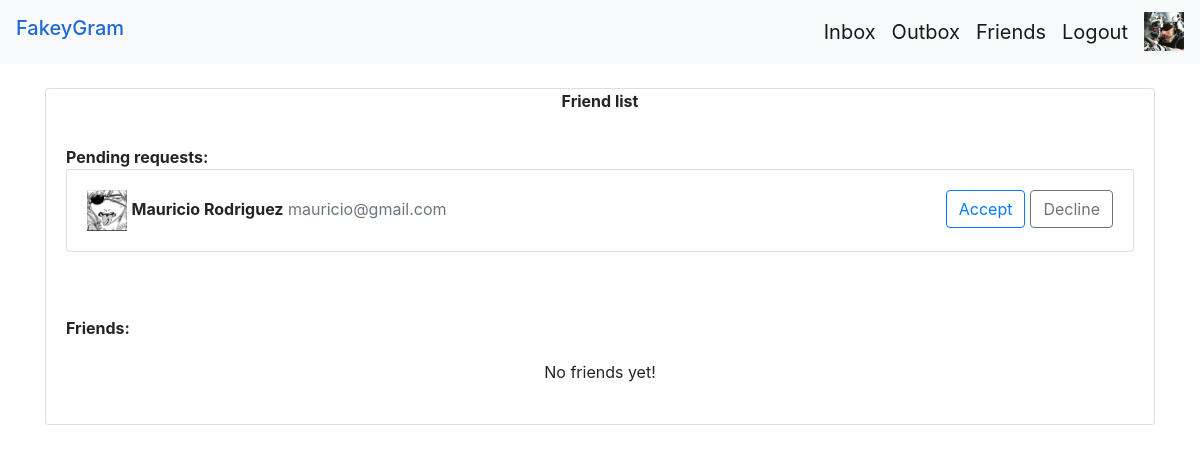
Screenshot of /friends.php (signed in) with the database file from the repository.
### tables this page shows
CREATE TABLE `users` (
  `id` int(100) NOT NULL,
  `email` varchar(255) NOT NULL,
  `name` varchar(255) NOT NULL,
  `password` varchar(255) NOT NULL,
  `pfp` varchar(255) DEFAULT 'default.png',
  `status` varchar(255) DEFAULT 'NOT SET',
  `age` varchar(255) DEFAULT 'NOT SET'
);

CREATE TABLE `friendship` (
  `fromWho` varchar(255) NOT NULL,
  `toWho` varchar(255) NOT NULL,
  `fStatus` varchar(1) NOT NULL DEFAULT 'N'
);

### friends.php (the view, shortened to what this page needs)
<?php
    include('scripts/db.php');
    if(isset($_SESSION['email'])) {
        $email = $_SESSION['email'];
    } else {
      header('Location: ./index.php?message=Please login first');
    }
?>
<!DOCTYPE html>
<html>
    <head>
        <link rel="stylesheet" href="extra/css/snackbar.css">
        <link rel="stylesheet" href="https://stackpath.bootstrapcdn.com/bootstrap/4.5.2/css/bootstrap.min.css">
    </head>
    <body onLoad = "myFunction()">
        <nav class="navbar navbar-expand-lg navbar-light bg-light">
  <h4 style="color :#1e69d4;" class="navbar-brand">FakeyGram</h4>
  <div class="collapse navbar-collapse" id="navbarSupportedContent">
    <ul class="navbar-nav ml-auto">
      <li class="nav-item active">
        <a class="navbar-brand" href="./chats.php">Inbox </a>
      </li>
      <li class="nav-item active">
        <a class="navbar-brand" href="./outbox.php">Outbox </a>
      </li>
      <li class="nav-item active">
        <a class="navbar-brand" href="./friends.php">Friends</a>
      </li>
      <li class="nav-item">
        <a class="navbar-brand" href="./logout.php">Logout</a>
      </li>
      <?php
        $getUser = "SELECT * FROM users WHERE email = '$email'";
        $getUserStatus = mysqli_query($conn,$getUser) or die(mysqli_error($conn));
        $getUserRow = mysqli_fetch_assoc($getUserStatus);
      ?>
      <li class = "nav-item">
        <a href="profile.php?user=<?=$email?>">
          <img src="./pfp/<?=$getUserRow['pfp']?>" alt="Profile image" width = "40" class = "dropdown"/>
        </a>
      </li>
  </div>
</nav>
    <div class="container mt-4">
         <div class="card">
            <div class="card-title text-center">
                <strong> Friend list</strong>
            </div>
            <div class="card-body">
                <strong> Pending requests: </strong>
                <?php
                    $user_id = $getUserRow['id'];
                    $getPending = "SELECT * FROM friendship WHERE toWho = '$user_id'";
                    $getPendingStatus = mysqli_query($conn,$getPending);
                    if(mysqli_num_rows($getPendingStatus) > 0){
                        while($getPendingRow = mysqli_fetch_assoc($getPendingStatus)){
                            if($getPendingRow['fStatus'] == 'P'){
                                $from_Who = $getPendingRow['fromWho'];
                                $getSender = "SELECT * FROM users WHERE id = '$from_Who'";
                                $getSenderStatus = mysqli_query($conn,$getSender) or die(mysqli_error($conn));
                                $getSenderRow = mysqli_fetch_assoc($getSenderStatus);
                ?>
                 <div class="card">
                    <div class="card-body">
                        <img src = "./pfp/<?=$getSenderRow['pfp']?>" alt = "pfp" width = "40"/>
                        <span><strong><?=$getSenderRow['name']?></strong></span> <span class="text-muted"><?=$getSenderRow['email'];?></span>
                        <a href="./scripts/declineFriend.php?friend=<?=$getSenderRow['email'];?>" class="btn btn-outline-secondary" style = "float:right">Decline</a></h6>
                        <a href="./scripts/acceptFriend.php?friend=<?=$getSenderRow['email'];?>" class="btn btn-outline-primary" style = "float:right;margin-right:5px;">Accept</a></h6>
                    </div>
                </div><br/>
                 <?php
                        }
                    }
                    }else{
                ?>
                <div class="card-body">
                        <div class="text-center"> No friend requests yet!</div>
                    </div>
                <?php
                        }
                ?>
            </div>
            <div class="card-body">
                <strong> Friends: </strong>
                     <?php
                    $user_id = $getUserRow['id'];
                    $getFriends = "SELECT * FROM friendship WHERE fStatus = 'F' AND (fromWho = '$user_id' OR toWho = '$user_id')";
                    $getFriendsStatus = mysqli_query($conn,$getFriends);
                    if(mysqli_num_rows($getFriendsStatus) > 0){
                        while($getFriendsRow = mysqli_fetch_assoc($getFriendsStatus)){
                            if($getFriendsRow['fromWho'] == $user_id){
                                 $friend_id = $getFriendsRow['toWho'];
                            }else{
                                 $friend_id = $getFriendsRow['fromWho'];
                             }
                            $getFriendId = "SELECT * FROM users WHERE id = '$friend_id'";
                            $getFriendIdStatus = mysqli_query($conn,$getFriendId);
                            $getFriendIdRow = mysqli_fetch_assoc($getFriendIdStatus);
                ?>
                <div class="card">
                    <div class="card-body">
                        <img src = "./pfp/<?=$getFriendIdRow['pfp']?>" alt = "pfp" width = "40"/>
                        <span><strong><?=$getFriendIdRow['name']?></strong></span> <span class="text-muted"><?=$getFriendIdRow['email'];?></span>
                        <a href="./scripts/deleteFriend.php?friend=<?=$getFriendIdRow['email'];?>" class="btn btn-outline-dark" style = "float:right; margin-left:5px;">Delete</a></h6>
                        <a href="./profile.php?user=<?=$getFriendIdRow['email'];?>" class="btn btn-outline-primary" style = "float:right;">View Profile</a></h6>
                    </div>
                </div><br/>
                <?php
                    }
                }else{
                ?>
                <div class="card-body">
                        <div class="text-center"> No friends yet!</div>
                    </div>
            </div>
                <?php
                    }
                ?>
         </div>
    </div>
    </body>
</html>

### rows the page displays
users: pfp (picture)
friendship: users.pfp (picture), users.name "Mauricio Rodriguez", users.email "mauricio@gmail.com"
